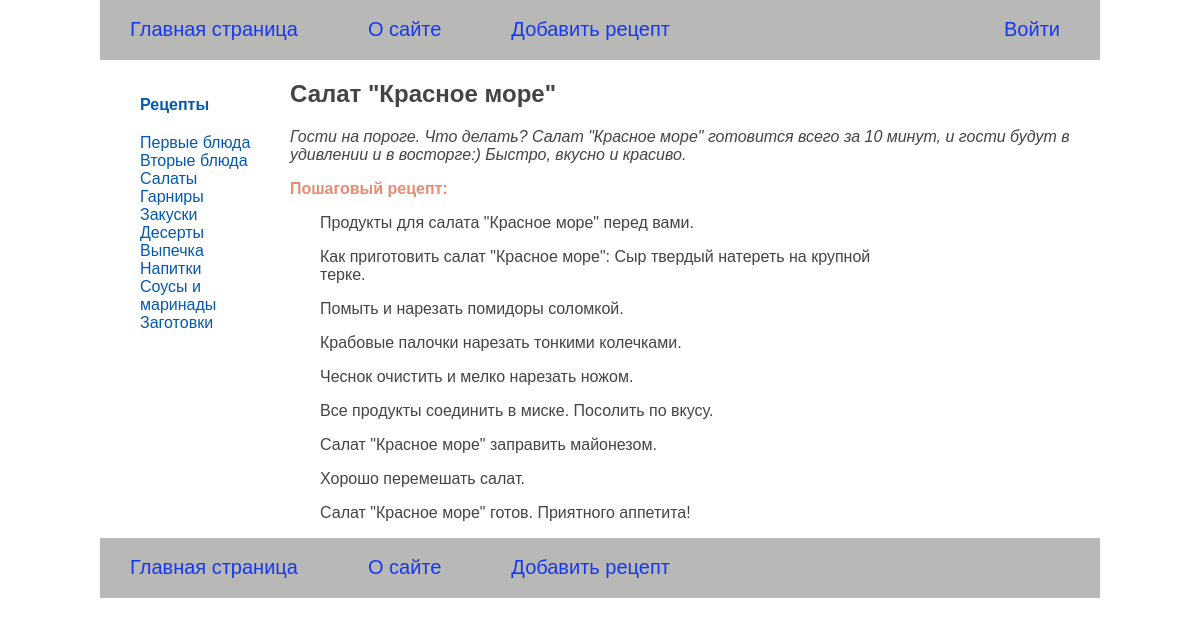
The app's page /detail/2/, older data.
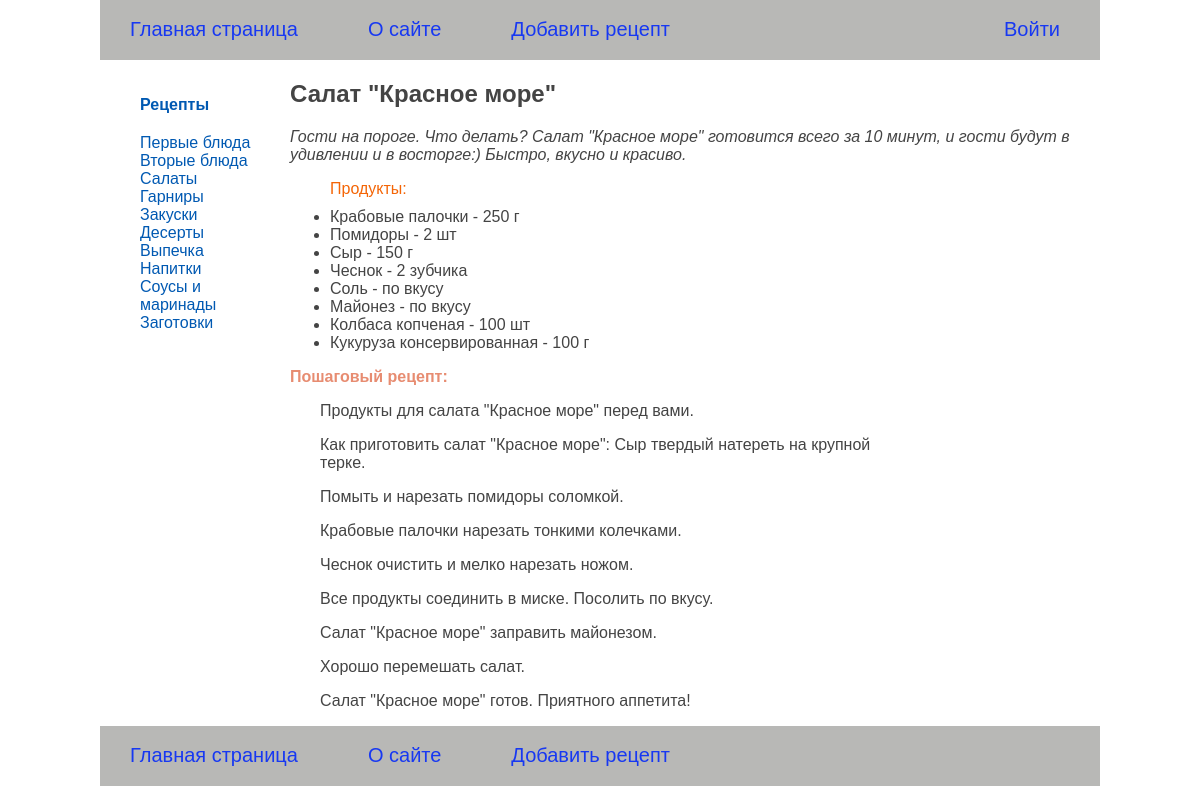
The same page, newer data.
### recipeapp/models.py (models this page shows, shortened)
class Category(models.Model):
    category_name = models.CharField(max_length=100, db_index=True, verbose_name='Категория')
    category_slug = models.SlugField(max_length=100, unique=True, db_index=True, verbose_name='Slug')
    class Meta:
        verbose_name = 'Категория'
        verbose_name_plural = 'Категории'
    def get_absolut_url(self):
        return reverse('category', kwargs={'category_slug': self.category_slug})

class RecipeBase(models.Model):
    recipe_title = models.CharField(max_length=255, verbose_name='Название рецепта')
    short_description = models.TextField(blank=True, verbose_name='Короткое описание')
    cooking_description = models.TextField(blank=True, verbose_name='Пошаговый рецепт')
    time_create = models.DateTimeField(auto_now_add=True)
    time_update = models.DateTimeField(auto_now=True, verbose_name='Дата изменения')
    category = models.ForeignKey('Category', on_delete=models.PROTECT, verbose_name='Категория')
    recipe_ingredients = models.ManyToManyField(
        Ingredients,
        related_name='ingredients_recipe',
        through='Composition',
        verbose_name="Ингредиенты"
    )

class Composition(models.Model):
    recipe = models.ForeignKey(RecipeBase, on_delete=models.CASCADE)
    ingredient = models.ForeignKey(Ingredients, on_delete=models.CASCADE)
    unit_measurer = models.ForeignKey(UnitMeasure, on_delete=models.CASCADE)
    quantity = models.FloatField()
    def __str__(self):
        if (float(str(self.quantity))).is_integer() and self.quantity != 0.0:
            q = int(float(str(self.quantity)))
            result = f'{self.ingredient} - {q} {self.unit_measurer}'
        elif self.quantity == 0.0:
            result = f'{self.ingredient} - {self.unit_measurer}'
        else:
            result = f'{self.ingredient} - {self.quantity} {self.unit_measurer}'
        return result

class Ingredients(models.Model):
    ingredient_name = models.CharField(max_length=255, unique=True)
    class Meta:
        ordering = ['ingredient_name']
    def __str__(self):
        return self.ingredient_name

class UnitMeasure(models.Model):
    unit_measure_name = models.CharField(max_length=50, unique=True)
    def __str__(self):
        return self.unit_measure_name

### recipeapp/views.py (the view)
# urls.py: path('detail/<int:detail_id>/', show_detail, name='detail'),
def show_detail(request: HttpRequest, detail_id) -> HttpResponse:
    recipe = get_object_or_404(RecipeBase, pk=detail_id)
    composition = Composition.objects.filter(recipe_id=recipe)
    print(composition)
    context = {
        'title': 'Рецепт',
        'menu': menu,
        'recipe': recipe,
        'composition': composition,
        'recipe_selected': 1,
    }
    return render(request, 'recipeapp/details.html', context=context)

### recipeapp/templatetags/recipe_tags.py (called while the page is built)
@register.inclusion_tag('recipeapp/list_categories.html')
def show_categories(category_selected_id=0):
    categories = Category.objects.all()
    return {'categories': categories, 'category_selected': category_selected_id}

### recipeapp/templates/recipeapp/details.html (shortened to what this page needs)
{% extends 'base.html' %}
{% block content %}
  <h1>{{ recipe.recipe_title }}</h1>
  <div class="short_description">
    {{ recipe.short_description|linebreaks }}
  </div>
  <div>
    {% with composition as compos %}
    {% if compos %}
     <ul>
        <li class="composition">Продукты:</li>
        {% for ingredient in compos %}
            <li>{{ ingredient }}</li>
        {% endfor %}
    </ul>
    {% endif %}
    {% endwith %}
  </div>
  <div>
    <p class="step-recipe">Пошаговый рецепт:</p>
  </div>
  <div class="cooking_description">
    {{ recipe.cooking_description|linebreaks }}
  </div>
{% endblock %}

### templates/base.html (shortened to what this page needs)
{% load static %}
{% load recipe_tags %}
<!DOCTYPE html>
<html lang="en">
<head>
  <link type="text/css" rel="stylesheet" href="{% static 'recipeapp/css/styles.css' %}">
</head>
<body>
  <header>
    <div class="fixed-container">
      <div class="header">
        <ul id="mainmenu" class="mainmenu">
          <li><a href="{% url 'home' %}">Главная страница</a></li>
            {% for m in menu %}
              {% if not forloop.last %}<li>{% else %}<li class="last">{% endif %}
                <a href="{% url m.url_name %}">{{ m.title }}</a>
              </li>
             {% endfor %}
        </ul>
      </div>
    </div>
  </header>
  <section>
    <div class="fixed-container">
      <div class="navigation">
        <ul>
          <li class="selected_recipe"><a href="{% url 'home' %}">Рецепты</a></li>
          {% show_categories category_selected %}
        </ul>
      </div>
      <div class="content">
        {% block content %}
        {% endblock %}
      </div>
    </div>
  </section>
  <footer>
    <div class="fixed-container">
      <div class="header">
        <ul id="footermenu" class="mainmenu">
          <li><a href="{% url 'home' %}">Главная страница</a></li>
            {% for m in menu %}
              {% if not forloop.last %}
              <li>
                <a href="{% url m.url_name %}">{{ m.title }}</a>
              </li>
              {% endif %}
            {% endfor %}
        </ul>
      </div>
    </div>
  </footer>
</body>
</html>

### recipeapp/templates/recipeapp/list_categories.html
{% for category in categories %}
    {% if category.id == category_selected %}
        <li class="selected">{{ category.category_name }}</li>
    {% else %}
        <li class="selected_cat"><a href="{{ category.get_absolut_url }}">{{ category.category_name }}</a></li>
    {% endif %}
{% endfor %}

### recipeapp/static/recipeapp/css/styles.css (style rules this page uses)
html, body { font-family: 'Arial'; margin: 0; padding: 0; height: 100%; width: 100%; color: #444; }
a { color: #0059b2; text-decoration: none; }
.fixed-container { max-width: 1000px; height: 100%; margin-left: auto; margin-right: auto; }
.header { background: #b8b8b6; height: 60px; }
ul.mainmenu { list-style: none; margin: 0; padding: 0; height: 60px; color: #1738f2; font-size: 20px; overflow: hidden; }
ul.mainmenu li { float: left; margin: 18px 40px 0 30px; }
ul.mainmenu li.last { float: right; }
ul.mainmenu li a { color: #1738f2; text-decoration: none; }
.navigation { float: left; width: 170px; }
.navigation ul { list-style: none; }
.content { margin-left: 190px; }
.selected_recipe { font-weight: 700; padding-bottom: 20px; }
.selected_cat { color: #0227cc; }
.short_description { font-style: italic; }
.cooking_description { max-width: 600px; padding-left: 30px; }
.step-recipe { color: #e16d4ac8; font-weight: 700; }
.composition { list-style-type: none; color: #f46506; font-weight: 500; padding-bottom: 10px; }

Row changes from the older to the newer data that the page shows:
added Composition: quantity+ingredient+unit_measurer "Крабовые палочки - 250 г"
added Composition: quantity+ingredient+unit_measurer "Помидоры - 2 шт"
added Composition: quantity+ingredient+unit_measurer "Сыр - 150 г"
added Composition: quantity+ingredient+unit_measurer "Чеснок - 2 зубчика"
added Composition: quantity+ingredient+unit_measurer "Соль - по вкусу"
added Composition: quantity+ingredient+unit_measurer "Майонез - по вкусу"
added Composition: quantity+ingredient+unit_measurer "Колбаса копченая - 100 шт"
added Composition: quantity+ingredient+unit_measurer "Кукуруза консервированная - 100 г"
Text that changed along with them:
text now shown: "Продукты:"
